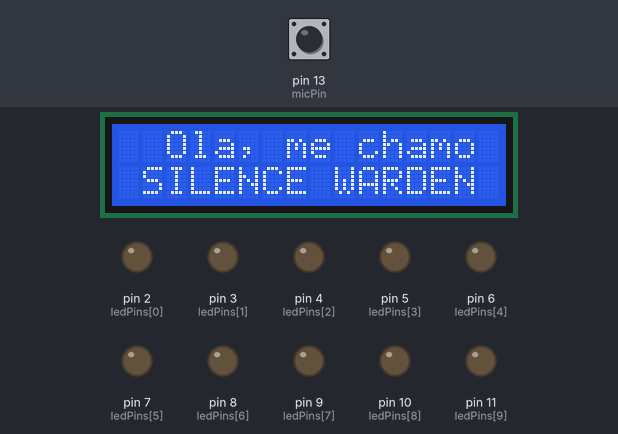
Bench run of a sketch on a simulated Arduino Uno, built with avr-gcc and run on an emulated ATmega328P. Parts: 16×2 character LCD, output pins drawn as LEDs (lit = HIGH). The inputs (shaded band) are chosen by the test bench; at power-on: pin 13 (micPin) LOW. What the sketch prints to the serial monitor is not drawn.

Above: at 6.3 s.
6.4 s: pin 13 (micPin) driven HIGH
At 6.57 s:
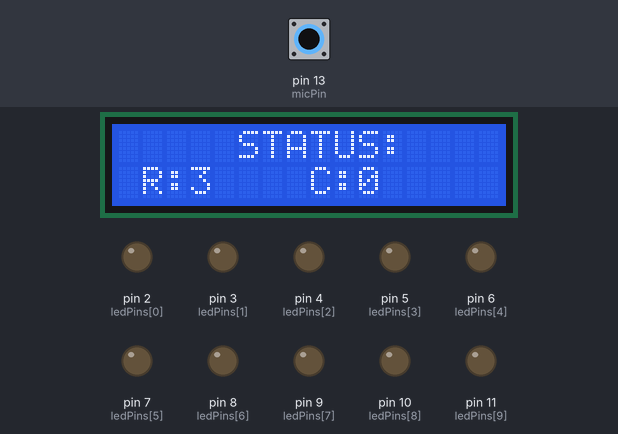
8.1 s: pin 13 (micPin) pulsed LOW 5 times (0.12 s each, 0.3 s apart)
12.6 s: pin 13 (micPin) pulsed LOW 2 times (0.12 s each, 0.3 s apart)
At 34.62 s:
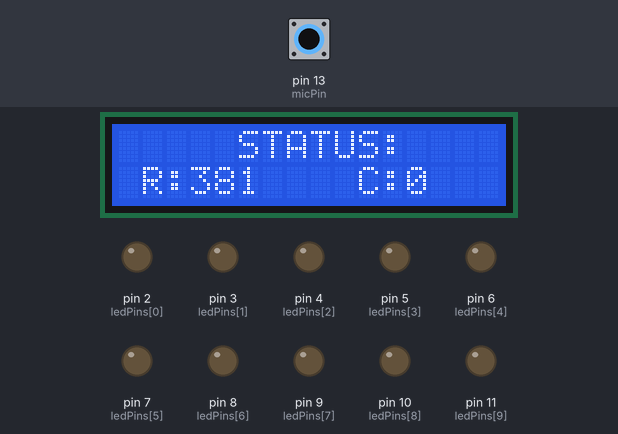

Measured:
- after the input at 6.4 s, the display: first changes at once (image 1 shows a later state)

The sketch:

codigo-aberto.ino
```cpp
#include <LiquidCrystal_I2C.h>
#include <SoftwareSerial.h>

// Definindo os pinos
const int micPin = 13; // Pino digital conectado à saída do sensor de som
const int ledPins[] = {2, 3, 4, 5, 6, 7, 8, 9, 10, 11}; // Pinos digitais conectados aos LEDs da barra
const int numLeds = sizeof(ledPins) / sizeof(ledPins[0]); // Número de LEDs na barra
LiquidCrystal_I2C lcd(0x3F, 16, 2);

// Variável para contar o número de vezes que o som é detectado acima dos limiares
int soundCount = 0;

// Variável para contar quantas vezes a barra de LED chegou a 10.000 variações
int tenThousandCount = 0;

void setup() {
  // Configurando os pinos dos LEDs como saída
  for (int i = 0; i < numLeds; i++) {
    pinMode(ledPins[i], OUTPUT);
    digitalWrite(ledPins[i], LOW); // Inicialmente apaga todos os LEDs
  }

  pinMode(micPin, INPUT);

  lcd.begin(16, 2);    // Inicializa o display LCD
  lcd.init();          // Inicializa o display LCD
  lcd.backlight();     // Liga o backlight do display LCD
  lcd.leftToRight();   // Define a direção da escrita da esquerda para a direita
  lcd.setCursor(2, 0); // Define a posição do cursor
  lcd.print("Ola, me chamo");  // Escreve uma mensagem no display LCD
  lcd.setCursor(1, 1);         // Define a posição do cursor
  lcd.print("SILENCE WARDEN");         // Escreve uma mensagem no display LCD
  delay(5000);

  // Inicializando a comunicação serial
  Serial.begin(9600);
}

void displayLCD(int soundCount, int tenThousandCount) {
  // Função para exibir uma mensagem no display LCD
  lcd.clear();               // Limpa o display LCD
  lcd.setCursor(5, 0);       // Define a posição do cursor
  lcd.print("STATUS:");  // Escreve uma mensagem no display LCD
  lcd.setCursor(1, 1);       // Define a posição do cursor

  lcd.print("R:");          // SC para Sound Count
  lcd.print(soundCount);     // Escreve a contagem de sons no display LCD
  lcd.print("    C:");         // TC para Ten Thousand Count
  lcd.print(tenThousandCount); // Escreve a contagem de 10 mil no display LCD
}

void updateLedBar(int soundCount) {
  // Função para atualizar a barra de LED
  int ledsToLight = (soundCount / 1000); // Acende um LED a cada 1000 variações
  for (int i = 0; i < numLeds; i++) {
    if (i < ledsToLight) {
      digitalWrite(ledPins[i], HIGH);
    } else {
      digitalWrite(ledPins[i], LOW);
    }
  }
}

void loop() {
  // Lendo o valor do microfone
  int soundLevel = digitalRead(micPin);

  // Verificando se o valor lido é HIGH (acima do limiar)
  if (soundLevel == HIGH) {
    // Incrementando a contagem de sons detectados
    soundCount++;

    // Verificando se atingiu 10.000 variações
    if (soundCount >= 10000) {
      // Incrementando a contagem de 10.000
      tenThousandCount++;

      // Resetando a contagem de sons
      soundCount = 0;
    }

    // Imprimindo a contagem de sons detectados na serial
    Serial.print("Sound Count: ");
    Serial.print(soundCount);
    Serial.print(" | Ten Thousand Count: ");
    Serial.println(tenThousandCount);

    // Atualizando o display LCD
    displayLCD(soundCount, tenThousandCount);

    // Atualizando a barra de LED
    updateLedBar(soundCount);

    // Pequena pausa para evitar sobrecarga no loop
    delay(50);
  }
}
```
